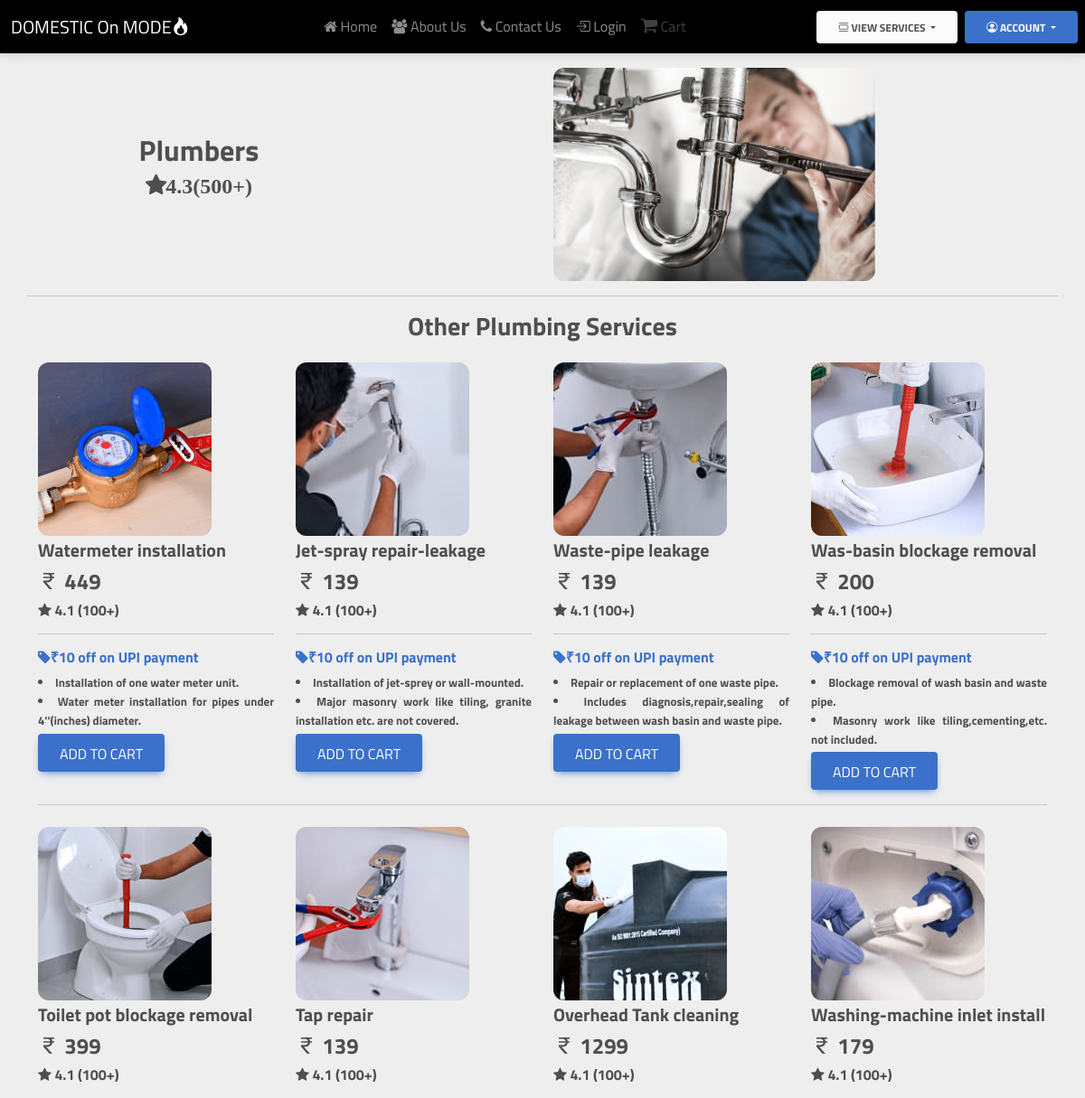
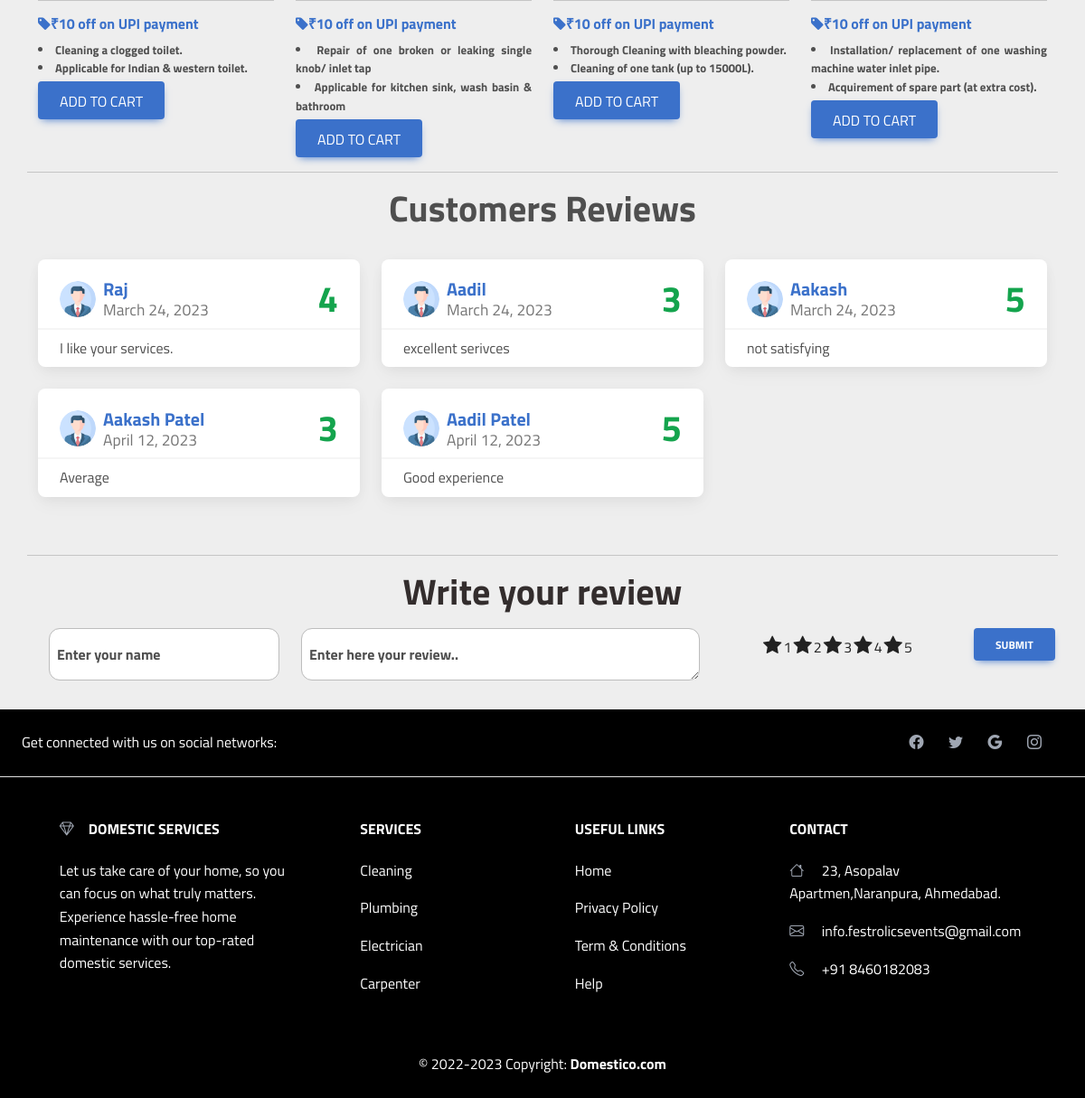
Page /plumbing/ on the committed database (2 pictures, top to bottom).
### Services/models.py (models this page shows, shortened)
class Plumbing(models.Model):
    sno = models.AutoField(primary_key=True)
    ServiceName = models.CharField(max_length=30)
    description1 = models.CharField(max_length=200)
    description2 = models.CharField(max_length=200)
    category = models.CharField(max_length=20)
    offer = models.CharField(max_length=50,default="")
    price = models.IntegerField(default=0)
    image = models.ImageField(upload_to='Services/images/plumbing')

class Review(models.Model):
    sno=models.AutoField(primary_key=True)
    uname=models.CharField(max_length=30)
    comment=models.TextField()
    rating=models.IntegerField(default=1)
    dt=models.DateField(default=date.today())

### Services/views.py (the view, shortened to what this page needs)
# urls.py: path('plumbing/',sv.plumbing,name="plumbing"),
def plumbing(request):
    plumbing = Plumbing.objects.all()
    info=Review.objects.all()[:6]
    params = {'plumbing':plumbing,'info':info}
    return render(request, 'plumbing.html',params)

### Home/templates/Home/plumbing.html (shortened to what this page needs)
{% extends 'basic.html' %}
{% block body%}
    <div class="container mt-3">
        <div class="row text-center">
            <div class="col-lg-4 col-sm-4 col-md-8 align-self-center">
                <h2 class="fw-bolder">Plumbers</h2>
                <p><span class="fa fa-star fw-bolder fs-4">4.3(500+)</span></p>
            </div>
            <div class="col-lg-4 col-sm-4 col-md-4 mx-auto">
                <img class="img-fluid hover-shadow rounded-6" width="450px" height="300px" src="../static/plumbing.jpg"
                    alt="">
            </div>
        </div>
    </div>
    <hr class="container mt-3">
    <div class="container">
        <h3 class="text-center fw-bolder mb-3">Other Plumbing Services</h3>
        <div class="row">
            {% for i in plumbing|slice:"0:" %}
            <div class="col-lg-3 mt-2">
                <img src="/media/{{i.image}}" alt="" class="img-fluid hover-shadow rounded-6">
                <h5 class="mt-1 fw-bolder">{{i.ServiceName}}</h5>
                <h4 class="fw-bolder"><span class="bi bi-currency-rupee"></span> {{i.price}}</h4>
                <h6 class="fw-bolder"><span class="fa fa-star"></span> 4.1 (100+)</h6>
                <hr>
                <a href="#!">
                    <h6 class="fw-bolder"><span class="fa fa-tag"></span>{{i.offer}}</h6>
                </a>
                <li class="is-justified  fs-7">
                    {{i.description1}}
                </li>
                <li class="is-justified fs-7">
                    {{i.description2}}
                </li>
                <form action="{% url 'add_to_cart' cat=i.category sno=i.sno %}" method="POST">
                <button type="submit" id="Sr-{{i.sno}}" class="btn btn-primary fs-6 mt-1 cart">Add to cart</button>
                </form>
            </div>
            {% if forloop.counter|divisibleby:4 and forloop.counter > 0 and not forloop.last %}
        </div>
        <hr>
        <div class="row">
            {% endif %}
            {% endfor %}
        </div>
    </div>
    <hr class="container mt-3">
    <h4 class="fw-bolder text-center fs-1 ">Customers Reviews</h4>
    <div class="container py-4">
        <div class="ex1 row row-cols-1 row-cols-md-2 row-cols-xl-3 g-4 mb-4">
            {% for info in info %}
            <div class="col">
                <div class="card h-100 card-review">
                    <div class="card-header pb-0 d-flex flex-row justify-content-between align-items-center">
                        <div class="d-flex align-items-center">
                            <img class="rounded-circle me-2" src="../static/profile.png" />
                            <div class="d-flex flex-column justify-content-center align-items-start fs-5 lh-sm">
                                <b class="text-primary">{{ info.uname }}</b>
                                <small class="text-muted">{{ info.dt }}</small>
                            </div>
                        </div>
                        <span class="fs-1 my-0 fw-bolder text-success">{{info.rating}}</span>
                    </div>
                    <div class="card-body py-2">
                        <p class="card-text is-justified">{{ info.comment }}</p>
                    </div>
                </div>
            </div>
            {% endfor %}
        </div>
    </div>
    <hr class="container">
    <div class="container">
        <h4 class="fs-1 fw-bolder text-center text-dark">Write your review</h4>
        <div class="row mx-auto my-3">
            <div class="form-floating mb-3 col-lg-3">
                <input type="email" class="form-control rounded-6" id="floatingInput" placeholder="name@example.com">
                <label for="floatingInput" class="mx-2 fw-bolder">Enter your name</label>
            </div>
            <div class="form-floating col-lg-5">
                <textarea class="form-control rounded-6" placeholder="Leave a comment here"
                    id="floatingTextarea"></textarea>
                <label for="floatingTextarea" class="mx-2 fw-bolder">Enter here your review..</label>
            </div>
            <div class="col-lg-3">
                <div class="starrating risingstar d-flex justify-content-center align-items-center flex-row-reverse">
                    <input type="radio" id="star5" name="rating" value="5" /><label for="star5" title="5 star">5</label>
                    <input type="radio" id="star4" name="rating" value="4" /><label for="star4" title="4 star">4</label>
                    <input type="radio" id="star3" name="rating" value="3" /><label for="star3" title="3 star">3</label>
                    <input type="radio" id="star2" name="rating" value="2" /><label for="star2" title="2 star">2</label>
                    <input type="radio" id="star1" name="rating" value="1" /><label for="star1" title="1 star">1</label>
                </div>
            </div>
            <div class="col-lg-1">
                <button type="submit" class="btn btn-primary fw-bolder">Submit</button>
            </div>
        </div>
    </div>
{% endblock %}

### Home/static/utils.css (style rules this page uses)
.fs-7 { font-size: 13px; font-weight: bolder; }

### Home/static/style.css (style rules this page uses)
* { margin: 0; padding: 0; font-family: 'Titillium Web', sans-serif; box-sizing: border-box; }
.is-justified { text-align: justify; margin: 0 auto; max-width: 50em; }
.card-review img { width: 2.5rem; height: 2.5rem; }
.starrating>label:before { content: "\f005"; margin: 2px; font-size: 22px; font-family: FontAwesome; display: inline-block; }
.starrating>label { color: #222222; }

### rows in the picture
Plumbing: image (picture), ServiceName "Watermeter installation", price "449", offer "₹10 off on UPI payment", description1 "Installation of one water meter unit.", description2 "Water meter installation for pipes under 4''(inches) diameter."
Plumbing: image (picture), ServiceName "Jet-spray repair-leakage", price "139", offer "₹10 off on UPI payment", description1 "Installation of jet-sprey or wall-mounted.", description2 "Major masonry work like tiling, granite installation etc. are not covered."
Plumbing: image (picture), ServiceName "Waste-pipe leakage", price "139", offer "₹10 off on UPI payment", description1 "Repair or replacement of one waste pipe.", description2 "Includes diagnosis,repair,sealing of leakage between wash basin and waste pipe."
Plumbing: image (picture), ServiceName "Was-basin blockage removal", price "200", offer "₹10 off on UPI payment", description1 "Blockage removal of wash basin and waste pipe.", description2 "Masonry work like tiling,cementing,etc. not included."
Plumbing: image (picture), ServiceName "Toilet pot blockage removal", price "399", offer "₹10 off on UPI payment", description1 "Cleaning a clogged toilet.", description2 "Applicable for Indian & western toilet."
Plumbing: image (picture), ServiceName "Tap repair", price "139", offer "₹10 off on UPI payment", description1 "Repair of one broken or leaking single knob/ inlet tap", description2 "Applicable for kitchen sink, wash basin & bathroom"
Plumbing: image (picture), ServiceName "Overhead Tank cleaning", price "1299", offer "₹10 off on UPI payment", description1 "Thorough Cleaning with bleaching powder.", description2 "Cleaning of one tank (up to 15000L)."
Plumbing: image (picture), ServiceName "Washing-machine inlet install", price "179", offer "₹10 off on UPI payment", description1 "Installation/ replacement of one washing machine water inlet pipe.", description2 "Acquirement of spare part (at extra cost)."
Review: uname "Raj", dt "March 24, 2023", rating "4", comment "I like your services."
Review: uname "Aadil", dt "March 24, 2023", rating "3", comment "excellent serivces"
Review: uname "Aakash", dt "March 24, 2023", rating "5", comment "not satisfying"
Review: uname "Aakash Patel", dt "April 12, 2023", rating "3", comment "Average"
Review: uname "Aadil Patel", dt "April 12, 2023", rating "5", comment "Good experience"
